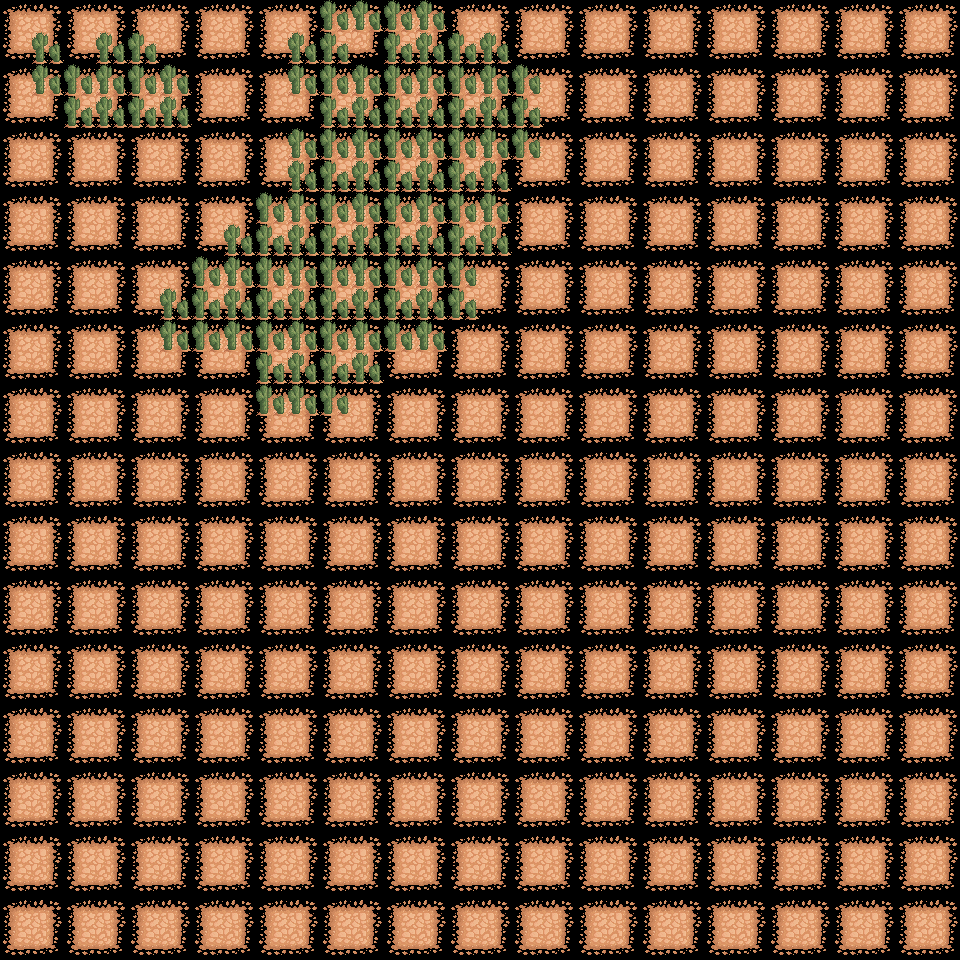

Rendered tile map (Tiled .tmx) drawn with the repository's tilesets; below, a short description and the full map source, tile grids included:
An orthogonal 30x30 tile map with 32x32 px tiles, 2 tile layers (ground, top) and 1 object.

<map version="1.2" tiledversion="1.2.4" orientation="orthogonal" renderorder="left-up" width="30" height="30" tilewidth="32" tileheight="32" infinite="0" nextlayerid="3" nextobjectid="1">
 <tileset firstgid="1" name="FULL_DESERT_TILESET_WIP" tilewidth="32" tileheight="32" tilecount="256" columns="16">
  <image source="../textures/map/FULL_DESERT_TILESET_WIP.png" width="512" height="512" />
  <tile id="3">
   <objectgroup draworder="index">
    <object id="1" x="0" y="0" width="32" height="32" />
   </objectgroup>
  </tile>
 </tileset>
 <layer id="1" name="ground" width="30" height="30">
  <data encoding="csv">
1,2,1,2,1,2,1,2,1,2,1,2,1,2,1,2,1,2,1,2,1,2,1,2,1,2,1,2,1,2,
17,18,17,18,17,18,17,18,17,18,17,18,17,18,17,18,17,18,17,18,17,18,17,18,17,18,17,18,17,18,
1,2,1,2,1,2,1,2,1,2,1,2,1,2,1,2,1,2,1,2,1,2,1,2,1,2,1,2,1,2,
17,18,17,18,17,18,17,18,17,18,17,18,17,18,17,18,17,18,17,18,17,18,17,18,17,18,17,18,17,18,
1,2,1,2,1,2,1,2,1,2,1,2,1,2,1,2,1,2,1,2,1,2,1,2,1,2,1,2,1,2,
17,18,17,18,17,18,17,18,17,18,17,18,17,18,17,18,17,18,17,18,17,18,17,18,17,18,17,18,17,18,
1,2,1,2,1,2,1,2,1,2,1,2,1,2,1,2,1,2,1,2,1,2,1,2,1,2,1,2,1,2,
17,18,17,18,17,18,17,18,17,18,17,18,17,18,17,18,17,18,17,18,17,18,17,18,17,18,17,18,17,18,
1,2,1,2,1,2,1,2,1,2,1,2,1,2,1,2,1,2,1,2,1,2,1,2,1,2,1,2,1,2,
17,18,17,18,17,18,17,18,17,18,17,18,17,18,17,18,17,18,17,18,17,18,17,18,17,18,17,18,17,18,
1,2,1,2,1,2,1,2,1,2,1,2,1,2,1,2,1,2,1,2,1,2,1,2,1,2,1,2,1,2,
17,18,17,18,17,18,17,18,17,18,17,18,17,18,17,18,17,18,17,18,17,18,17,18,17,18,17,18,17,18,
1,2,1,2,1,2,1,2,1,2,1,2,1,2,1,2,1,2,1,2,1,2,1,2,1,2,1,2,1,2,
17,18,17,18,17,18,17,18,17,18,17,18,17,18,17,18,17,18,17,18,17,18,17,18,17,18,17,18,17,18,
1,2,1,2,1,2,1,2,1,2,1,2,1,2,1,2,1,2,1,2,1,2,1,2,1,2,1,2,1,2,
17,18,17,18,17,18,17,18,17,18,17,18,17,18,17,18,17,18,17,18,17,18,17,18,17,18,17,18,17,18,
1,2,1,2,1,2,1,2,1,2,1,2,1,2,1,2,1,2,1,2,1,2,1,2,1,2,1,2,1,2,
17,18,17,18,17,18,17,18,17,18,17,18,17,18,17,18,17,18,17,18,17,18,17,18,17,18,17,18,17,18,
1,2,1,2,1,2,1,2,1,2,1,2,1,2,1,2,1,2,1,2,1,2,1,2,1,2,1,2,1,2,
17,18,17,18,17,18,17,18,17,18,17,18,17,18,17,18,17,18,17,18,17,18,17,18,17,18,17,18,17,18,
1,2,1,2,1,2,1,2,1,2,1,2,1,2,1,2,1,2,1,2,1,2,1,2,1,2,1,2,1,2,
17,18,17,18,17,18,17,18,17,18,17,18,17,18,17,18,17,18,17,18,17,18,17,18,17,18,17,18,17,18,
1,2,1,2,1,2,1,2,1,2,1,2,1,2,1,2,1,2,1,2,1,2,1,2,1,2,1,2,1,2,
17,18,17,18,17,18,17,18,17,18,17,18,17,18,17,18,17,18,17,18,17,18,17,18,17,18,17,18,17,18,
1,2,1,2,1,2,1,2,1,2,1,2,1,2,1,2,1,2,1,2,1,2,1,2,1,2,1,2,1,2,
17,18,17,18,17,18,17,18,17,18,17,18,17,18,17,18,17,18,17,18,17,18,17,18,17,18,17,18,17,18,
1,2,1,2,1,2,1,2,1,2,1,2,1,2,1,2,1,2,1,2,1,2,1,2,1,2,1,2,1,2,
17,18,17,18,17,18,17,18,17,18,17,18,17,18,17,18,17,18,17,18,17,18,17,18,17,18,17,18,17,18,
1,2,1,2,1,2,1,2,1,2,1,2,1,2,1,2,1,2,1,2,1,2,1,2,1,2,1,2,1,2,
17,18,17,18,17,18,17,18,17,18,17,18,17,18,17,18,17,18,17,18,17,18,17,18,17,18,17,18,17,18
</data>
 </layer>
 <layer id="2" name="top" width="30" height="30">
  <data encoding="csv">
0,0,0,0,0,0,0,0,0,0,4,4,4,4,0,0,0,0,0,0,0,0,0,0,0,0,0,0,0,0,
0,4,0,4,4,0,0,0,0,4,4,0,4,4,4,4,0,0,0,0,0,0,0,0,0,0,0,0,0,0,
0,4,4,4,4,4,0,0,0,4,4,4,4,4,4,4,4,0,0,0,0,0,0,0,0,0,0,0,0,0,
0,0,4,4,4,4,0,0,0,0,4,4,4,4,4,4,4,0,0,0,0,0,0,0,0,0,0,0,0,0,
0,0,0,0,0,0,0,0,0,4,4,4,4,4,4,4,4,0,0,0,0,0,0,0,0,0,0,0,0,0,
0,0,0,0,0,0,0,0,0,4,4,4,4,4,4,4,0,0,0,0,0,0,0,0,0,0,0,0,0,0,
0,0,0,0,0,0,0,0,4,4,4,4,4,4,4,4,0,0,0,0,0,0,0,0,0,0,0,0,0,0,
0,0,0,0,0,0,0,4,4,4,4,4,4,4,4,4,0,0,0,0,0,0,0,0,0,0,0,0,0,0,
0,0,0,0,0,0,4,4,4,4,4,4,4,4,4,0,0,0,0,0,0,0,0,0,0,0,0,0,0,0,
0,0,0,0,0,4,4,4,4,4,4,4,4,4,4,0,0,0,0,0,0,0,0,0,0,0,0,0,0,0,
0,0,0,0,0,4,4,4,4,4,4,4,4,4,0,0,0,0,0,0,0,0,0,0,0,0,0,0,0,0,
0,0,0,0,0,0,0,0,4,4,4,4,0,0,0,0,0,0,0,0,0,0,0,0,0,0,0,0,0,0,
0,0,0,0,0,0,0,0,4,4,4,0,0,0,0,0,0,0,0,0,0,0,0,0,0,0,0,0,0,0,
0,0,0,0,0,0,0,0,0,0,0,0,0,0,0,0,0,0,0,0,0,0,0,0,0,0,0,0,0,0,
0,0,0,0,0,0,0,0,0,0,0,0,0,0,0,0,0,0,0,0,0,0,0,0,0,0,0,0,0,0,
0,0,0,0,0,0,0,0,0,0,0,0,0,0,0,0,0,0,0,0,0,0,0,0,0,0,0,0,0,0,
0,0,0,0,0,0,0,0,0,0,0,0,0,0,0,0,0,0,0,0,0,0,0,0,0,0,0,0,0,0,
0,0,0,0,0,0,0,0,0,0,0,0,0,0,0,0,0,0,0,0,0,0,0,0,0,0,0,0,0,0,
0,0,0,0,0,0,0,0,0,0,0,0,0,0,0,0,0,0,0,0,0,0,0,0,0,0,0,0,0,0,
0,0,0,0,0,0,0,0,0,0,0,0,0,0,0,0,0,0,0,0,0,0,0,0,0,0,0,0,0,0,
0,0,0,0,0,0,0,0,0,0,0,0,0,0,0,0,0,0,0,0,0,0,0,0,0,0,0,0,0,0,
0,0,0,0,0,0,0,0,0,0,0,0,0,0,0,0,0,0,0,0,0,0,0,0,0,0,0,0,0,0,
0,0,0,0,0,0,0,0,0,0,0,0,0,0,0,0,0,0,0,0,0,0,0,0,0,0,0,0,0,0,
0,0,0,0,0,0,0,0,0,0,0,0,0,0,0,0,0,0,0,0,0,0,0,0,0,0,0,0,0,0,
0,0,0,0,0,0,0,0,0,0,0,0,0,0,0,0,0,0,0,0,0,0,0,0,0,0,0,0,0,0,
0,0,0,0,0,0,0,0,0,0,0,0,0,0,0,0,0,0,0,0,0,0,0,0,0,0,0,0,0,0,
0,0,0,0,0,0,0,0,0,0,0,0,0,0,0,0,0,0,0,0,0,0,0,0,0,0,0,0,0,0,
0,0,0,0,0,0,0,0,0,0,0,0,0,0,0,0,0,0,0,0,0,0,0,0,0,0,0,0,0,0,
0,0,0,0,0,0,0,0,0,0,0,0,0,0,0,0,0,0,0,0,0,0,0,0,0,0,0,0,0,0,
0,0,0,0,0,0,0,0,0,0,0,0,0,0,0,0,0,0,0,0,0,0,0,0,0,0,0,0,0,0
</data>
 </layer>
</map>
